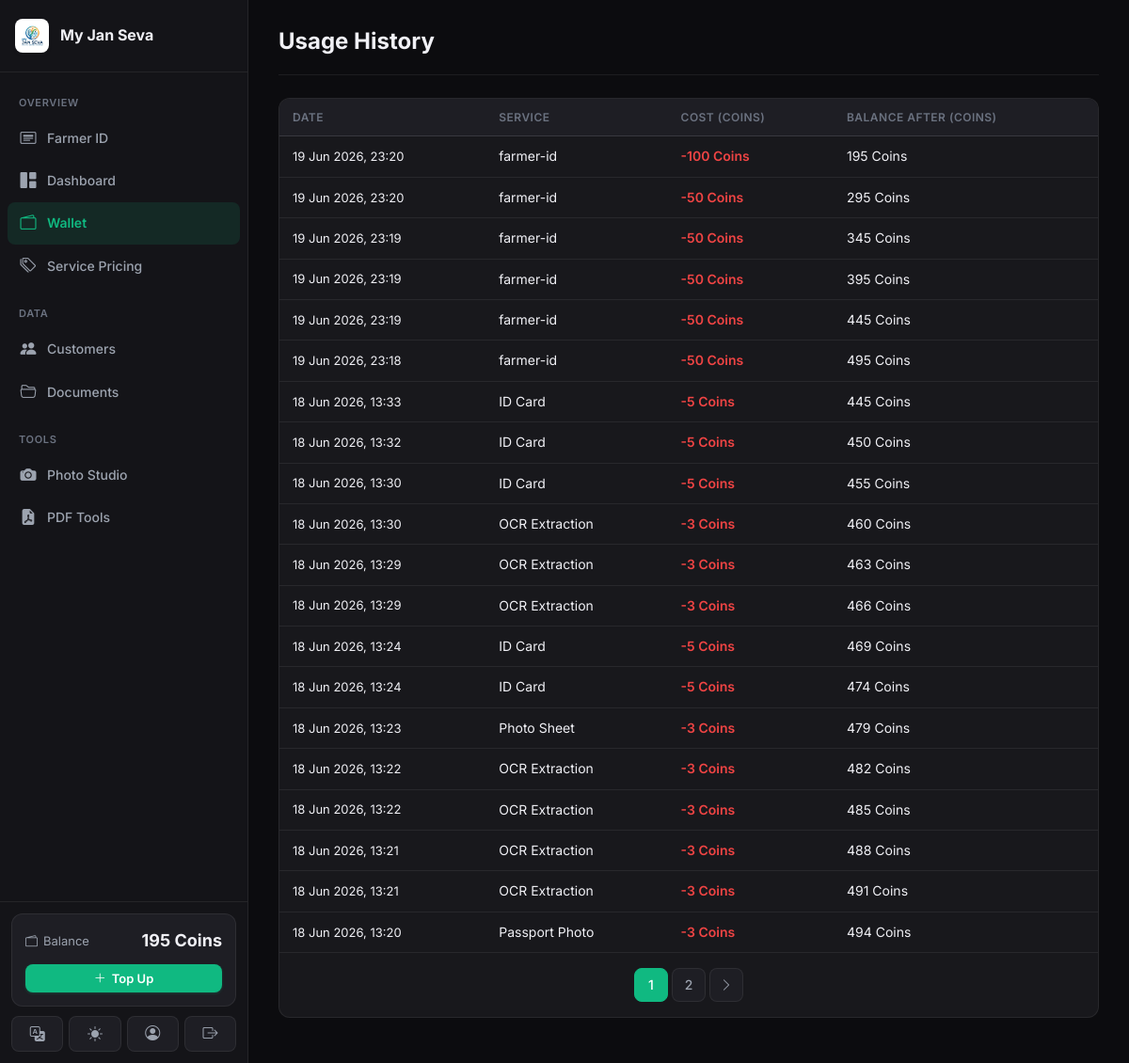
/wallet/usage/ (signed in), run on the app's committed database.
### apps/wallet/models.py (models this page shows, shortened)
class Wallet(models.Model):
    user = models.OneToOneField(settings.AUTH_USER_MODEL, on_delete=models.CASCADE, related_name='wallet')
    balance = models.DecimalField(max_digits=10, decimal_places=2, default=Decimal('0.00'))
    created_at = models.DateTimeField(auto_now_add=True)
    updated_at = models.DateTimeField(auto_now=True)

class UsageRecord(models.Model):
    user = models.ForeignKey(settings.AUTH_USER_MODEL, on_delete=models.CASCADE, related_name='usage_records')
    service_name = models.CharField(max_length=100)
    service_slug = models.CharField(max_length=100)
    cost = models.DecimalField(max_digits=8, decimal_places=2)
    balance_after = models.DecimalField(max_digits=10, decimal_places=2)
    extra_data = models.JSONField(default=dict, blank=True)
    created_at = models.DateTimeField(auto_now_add=True)
    class Meta:
        ordering = ['-created_at']

### apps/wallet/views.py (the view)
# urls.py: path('usage/', views.usage_history, name='usage'),
@login_required
def usage_history(request):
    usage_list = UsageRecord.objects.filter(user=request.user)
    paginator = Paginator(usage_list, 20)
    page = paginator.get_page(request.GET.get('page'))
    return render(request, 'wallet/usage.html', {
        'page_obj': page,
        'page_title': 'Usage History',
    })

### apps/accounts/models.py (called while the page is built)
    @property
    def is_admin(self):
        return self.role == 'admin'

### apps/core/context_processors.py (called while the page is built)
def site_settings(request):
    return {
        'SITE_NAME': 'My Jan Seva',
        'SITE_TAGLINE': 'Complete Document & ID Services Platform',
    }

### apps/pricing/context_processors.py (called while the page is built)
def service_prices(request):
    prices = cache.get('service_prices')
    if prices is None:
        prices = {s.slug: s for s in Service.objects.filter(is_active=True)}
        cache.set('service_prices', prices, 300)
    return {'service_prices': prices}

### apps/wallet/context_processors.py (called while the page is built)
def wallet_balance(request):
    if request.user.is_authenticated:
        try:
            balance = request.user.wallet.balance
        except Wallet.DoesNotExist:
            balance = 0
        return {'wallet_balance': balance}
    return {'wallet_balance': 0}

### templates/wallet/usage.html (shortened to what this page needs)
{% extends "base.html" %}
{% block content %}
<div class="page-header">
  <div><h1>Usage History</h1></div>
</div>
<div class="card">
  <div class="table-wrapper">
    <table class="data-table">
      <thead><tr><th>Date</th><th>Service</th><th>Cost (Coins)</th><th>Balance After (Coins)</th></tr></thead>
      <tbody>
      {% for u in page_obj %}
      <tr>
        <td class="text-sm text-muted">{{ u.created_at|date:"d M Y, H:i" }}</td>
        <td>{{ u.service_name }}</td>
        <td><span class="amount-negative">-{{ u.cost|floatformat:0 }} Coins</span></td>
        <td>{{ u.balance_after|floatformat:0 }} Coins</td>
      </tr>
      {% empty %}
      <tr><td colspan="4"><div class="empty-state"><i class="bi bi-bar-chart"></i><p>No usage records yet</p></div></td></tr>
      {% endfor %}
      </tbody>
    </table>
  </div>
  {% if page_obj.has_other_pages %}
  <div class="pagination">
    {% for n in page_obj.paginator.page_range %}
    <a class="page-btn {% if n == page_obj.number %}active{% endif %}" href="?page={{ n }}">{{ n }}</a>
    {% endfor %}
    {% if page_obj.has_next %}<a class="page-btn" href="?page={{ page_obj.next_page_number }}"><i class="bi bi-chevron-right"></i></a>{% endif %}
  </div>
  {% endif %}
</div>
{% endblock %}

### templates/base.html (shortened to what this page needs)
{% load static humanize %}
<!DOCTYPE html>
<html lang="en" data-theme="dark">
<head>
  <link rel="stylesheet" href="https://cdn.jsdelivr.net/npm/bootstrap-icons@1.11.3/font/bootstrap-icons.min.css">
  <link rel="stylesheet" href="{% static 'css/main.css' %}">
</head>
<body>
{% if user.is_authenticated %}
<div class="app-shell">
  <aside class="sidebar" id="sidebar">
    <div class="sidebar-top">
      <div class="sidebar-brand">
        <div class="sidebar-brand-icon" style="background: white; box-shadow: 0 2px 4px rgba(0,0,0,0.05);"><img src="{% static 'logo.png' %}" alt="Logo" style="width: 24px; height: 24px; object-fit: contain;"></div>
        <div class="sidebar-brand-text">
          <span class="sidebar-brand-name">My Jan Seva</span>
        </div>
      </div>
    </div>
    <nav class="sidebar-nav" id="sidebarNav">
      <div class="nav-group">
        <div class="nav-group-label">Overview</div>
        <a href="{% url 'id_cards:home' %}" class="nav-link {% if request.resolver_match.namespace == 'id_cards' %}active{% endif %}">
          <i class="bi bi-card-heading"></i><span>Farmer ID</span>
        </a>
        <a href="{% url 'dashboard:home' %}" class="nav-link {% if request.resolver_match.namespace == 'dashboard' %}active{% endif %}">
          <i class="bi bi-grid-1x2-fill"></i><span>Dashboard</span>
        </a>
        <a href="{% url 'wallet:dashboard' %}" class="nav-link {% if request.resolver_match.namespace == 'wallet' %}active{% endif %}">
          <i class="bi bi-wallet2"></i><span>Wallet</span>
        </a>
        <a href="{% url 'pricing:view_pricing' %}" class="nav-link {% if request.resolver_match.url_name == 'view_pricing' %}active{% endif %}">
          <i class="bi bi-tags"></i><span>Service Pricing</span>
        </a>
      </div>
      <div class="nav-group">
        <div class="nav-group-label">Data</div>
        <a href="{% url 'customers:list' %}" class="nav-link {% if request.resolver_match.namespace == 'customers' %}active{% endif %}">
          <i class="bi bi-people-fill"></i><span>Customers</span>
        </a>
        <a href="{% url 'documents:list' %}" class="nav-link {% if request.resolver_match.namespace == 'documents' %}active{% endif %}">
          <i class="bi bi-folder2-open"></i><span>Documents</span>
        </a>
      </div>
      <div class="nav-group">
        <div class="nav-group-label">Tools</div>
        <a href="{% url 'photo_studio:workspace' %}" class="nav-link {% if request.resolver_match.namespace == 'photo_studio' %}active{% endif %}">
          <i class="bi bi-camera-fill"></i><span>Photo Studio</span>
        </a>
        <a href="{% url 'pdf_workspace:home' %}" class="nav-link {% if request.resolver_match.namespace == 'pdf_workspace' %}active{% endif %}">
          <i class="bi bi-file-earmark-pdf-fill"></i><span>PDF Tools</span>
        </a>
      </div>
    </nav>
    <div class="sidebar-footer">
      <div class="sidebar-wallet">
        <div class="sidebar-wallet-row">
          <span class="sidebar-wallet-label"><i class="bi bi-wallet2"></i> Balance</span>
          <span class="sidebar-wallet-amt">{{ wallet_balance|floatformat:0 }} Coins</span>
        </div>
        <a href="{% url 'wallet:topup' %}" class="btn btn-primary btn-sm btn-block">
          <i class="bi bi-plus-lg"></i> Top Up
        </a>
      </div>
      <div class="sidebar-actions">
        <button id="langToggleBtn" class="sidebar-action-btn" title="Switch Language / भाषा बदलें">
          <i class="bi bi-translate"></i>
        </button>
        <button id="themeToggleBtn" class="sidebar-action-btn" title="Toggle Theme">
          <i id="themeToggleIcon" class="bi bi-sun-fill"></i>
        </button>
        <a href="{% url 'accounts:profile' %}" class="sidebar-action-btn" title="Profile">
          <i class="bi bi-person-circle"></i>
        </a>
        <a href="{% url 'accounts:logout' %}" class="sidebar-action-btn sidebar-action-btn--danger" title="Logout">
          <i class="bi bi-box-arrow-right"></i>
        </a>
      </div>
    </div>
  </aside>
  <div class="main-area">
    <main class="page-body">
      {% block content %}{% endblock %}
    </main>
  </div>
</div>
{% else %}
  {% block auth_content %}{% endblock %}
{% endif %}
</body>
</html>

### data on the page
Wallet: balance "195"
UsageRecord: created_at "19 Jun 2026, 23:20", service_name "farmer-id", cost "100", balance_after "195"
UsageRecord: created_at "19 Jun 2026, 23:20", service_name "farmer-id", cost "50", balance_after "295"
UsageRecord: created_at "19 Jun 2026, 23:19", service_name "farmer-id", cost "50", balance_after "345"
UsageRecord: created_at "19 Jun 2026, 23:19", service_name "farmer-id", cost "50", balance_after "395"
UsageRecord: created_at "19 Jun 2026, 23:19", service_name "farmer-id", cost "50", balance_after "445"
UsageRecord: created_at "19 Jun 2026, 23:18", service_name "farmer-id", cost "50", balance_after "495"
UsageRecord: created_at "18 Jun 2026, 13:33", service_name "ID Card", cost "5", balance_after "445"
UsageRecord: created_at "18 Jun 2026, 13:32", service_name "ID Card", cost "5", balance_after "450"
UsageRecord: created_at "18 Jun 2026, 13:30", service_name "ID Card", cost "5", balance_after "455"
UsageRecord: created_at "18 Jun 2026, 13:30", service_name "OCR Extraction", cost "3", balance_after "460"
UsageRecord: created_at "18 Jun 2026, 13:29", service_name "OCR Extraction", cost "3", balance_after "463"
UsageRecord: created_at "18 Jun 2026, 13:29", service_name "OCR Extraction", cost "3", balance_after "466"
UsageRecord: created_at "18 Jun 2026, 13:24", service_name "ID Card", cost "5", balance_after "469"
UsageRecord: created_at "18 Jun 2026, 13:24", service_name "ID Card", cost "5", balance_after "474"
UsageRecord: created_at "18 Jun 2026, 13:23", service_name "Photo Sheet", cost "3", balance_after "479"
UsageRecord: created_at "18 Jun 2026, 13:22", service_name "OCR Extraction", cost "3", balance_after "482"
UsageRecord: created_at "18 Jun 2026, 13:22", service_name "OCR Extraction", cost "3", balance_after "485"
UsageRecord: created_at "18 Jun 2026, 13:21", service_name "OCR Extraction", cost "3", balance_after "488"
UsageRecord: created_at "18 Jun 2026, 13:21", service_name "OCR Extraction", cost "3", balance_after "491"
UsageRecord: created_at "18 Jun 2026, 13:20", service_name "Passport Photo", cost "3", balance_after "494"

### other printed values
{{ n }} "1" "2"
